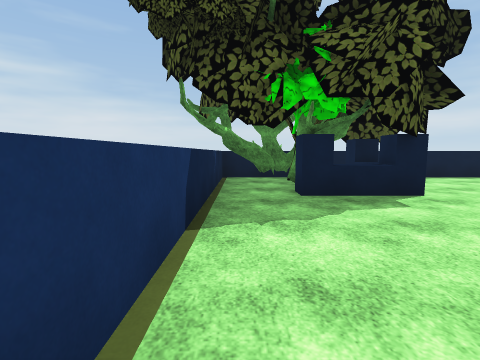
View 1 (above)

18 first-person views from a walk through a Unity game level. The camera is 1.4 m above the floor, tilts 6° down and sees 85° across. The floor is counted in squares, 2 m on a side. Each view is taken from the middle of a square. On the plan, view 1 faces up. The plan holds only what a view shows up to about 9 squares ahead; the rest is blank. The player character is not drawn. Some surface patterns are stand-ins.

View 2
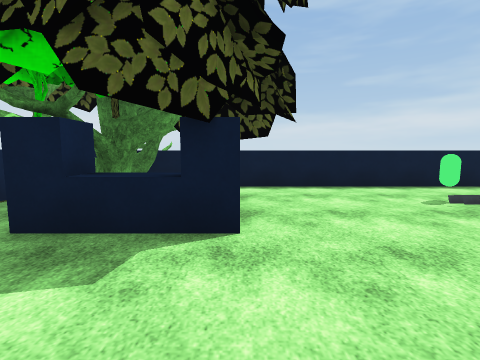

View 3
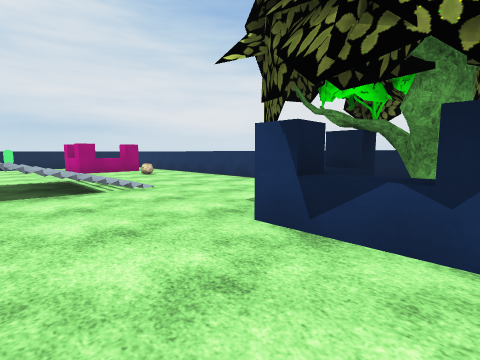

View 4
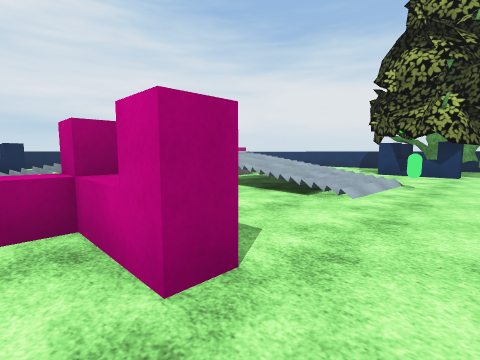

View 5
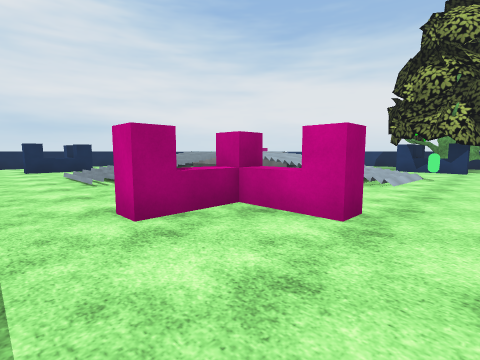

View 6
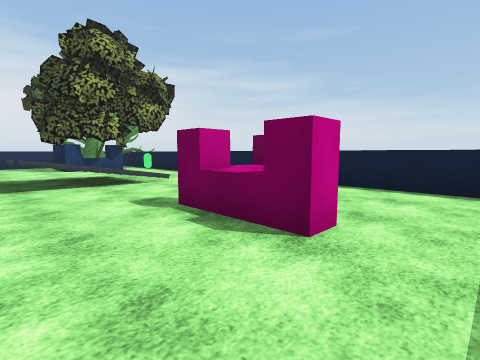

View 7
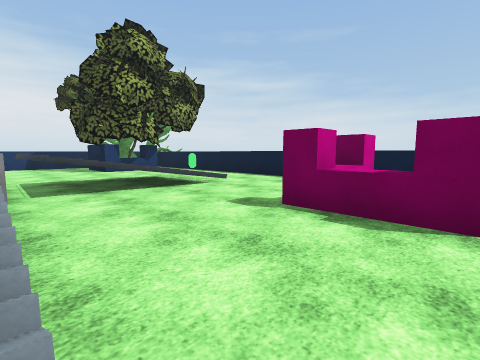

View 8
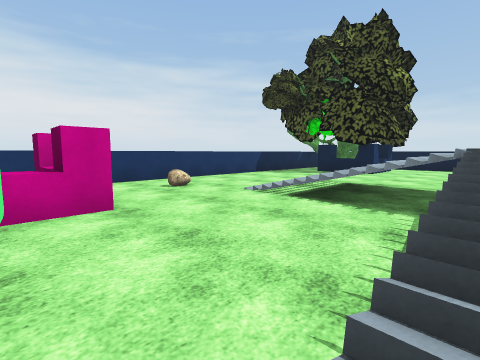

View 9
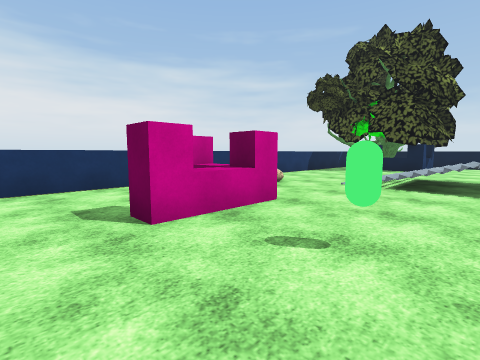

View 10
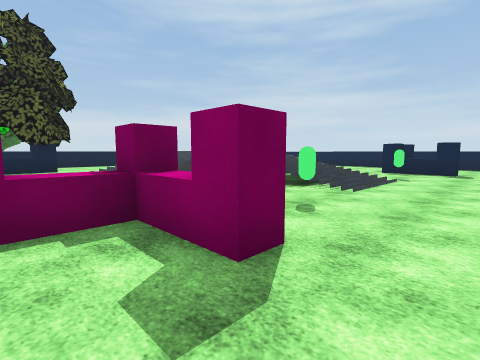

View 11
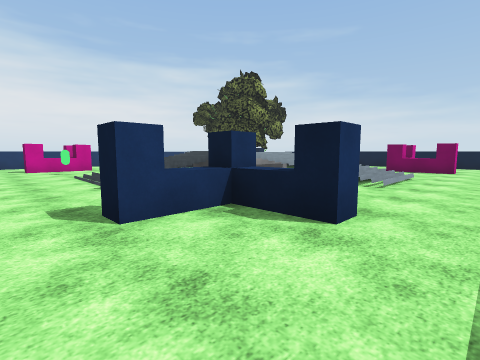

View 12
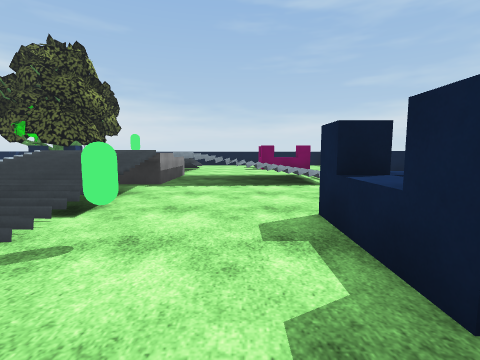

View 13
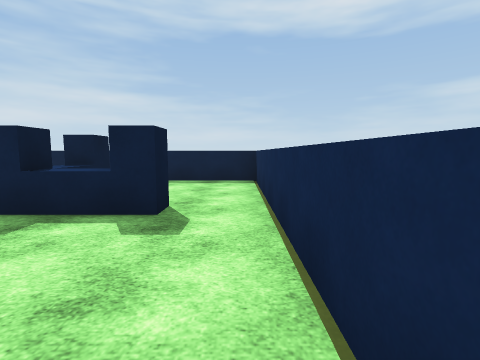

View 14
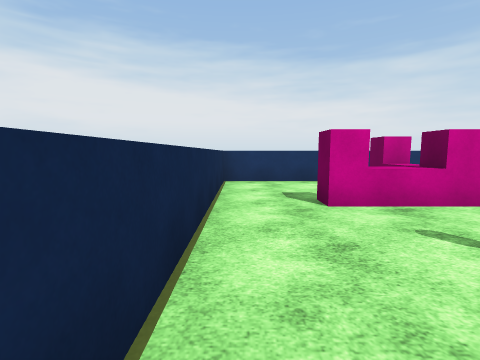

View 15
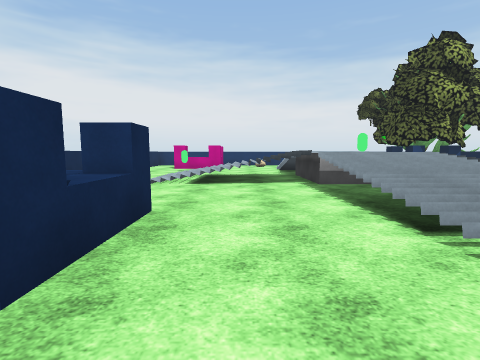

View 16
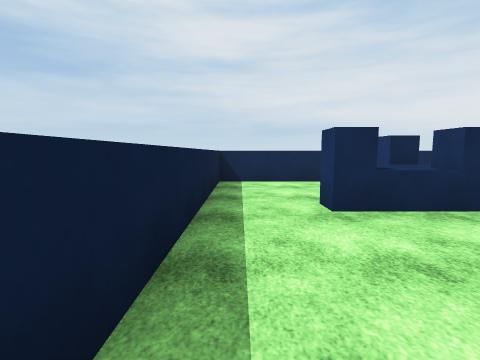

View 17
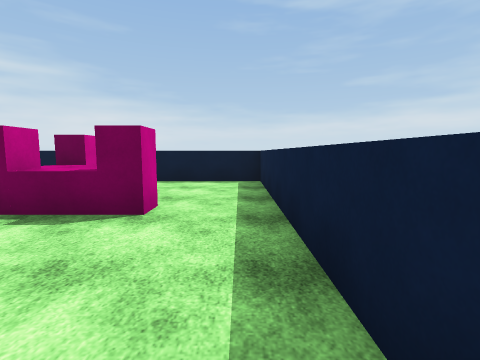

View 18
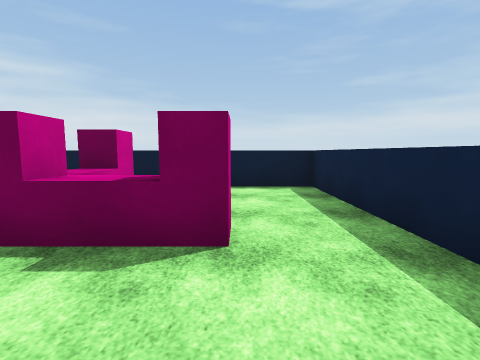

### Floor plan
Key: @ floor where view 1 was taken; # wall or solid block; x gap in a wall; . main floor; : floor 0.25 m higher than the main floor; + floor 1.25 m higher than the main floor; * floor 1.5 m higher than the main floor; / step, stairs or slope; = window, fence, low wall or low ledge; ^ raised ledge; O other object.
Columns run from 1 left of view 1 to 15 right of it. Each row starts with its distance up from view 1.
  8  OOOO############
  7 O#O.............#
  6 O#O.#..O....O...#
  5 O.##O../:#..O...#
  4 O.O#...//=..OOO.#
  3 #......#x#......#
  2 #.......+#......#
  1 #.../=+###+^=/..#
  0 #@..///*O*+^//..#
 -1 #...///*  +^//..#
 -2 #.O....+ #......#
 -3 #......//#......#
 -4 #.OO...///..OOO.#
 -5 #..O.O.///O.O...#
 -6 #..O........O...#
 -7 #...............#
 -8 #################

Where each view was taken, in squares from view 1:
view 1: 0 up, 0 right, facing up
view 2: 2 up, 3 right, facing up
view 3: 6 up, 5 right, facing down-left
view 4: 7 up, 12 right, facing down-left
view 5: 7 up, 14 right, facing down-left
view 6: 2 up, 14 right, facing up-left
view 7: 1 up, 13 right, facing up-left
view 8: 5 down, 6 right, facing up-left
view 9: 7 down, 5 right, facing up-left
view 10: 7 down, 1 right, facing up-right
view 11: 7 down, 14 right, facing up-left
view 12: 7 down, 10 right, facing up
view 13: 7 down, 8 right, facing right
view 14: 7 down, 6 right, facing left
view 15: 3 down, 14 right, facing left
view 16: 1 down, 14 right, facing down
view 17: 1 up, 14 right, facing up
view 18: 2 up, 13 right, facing up
